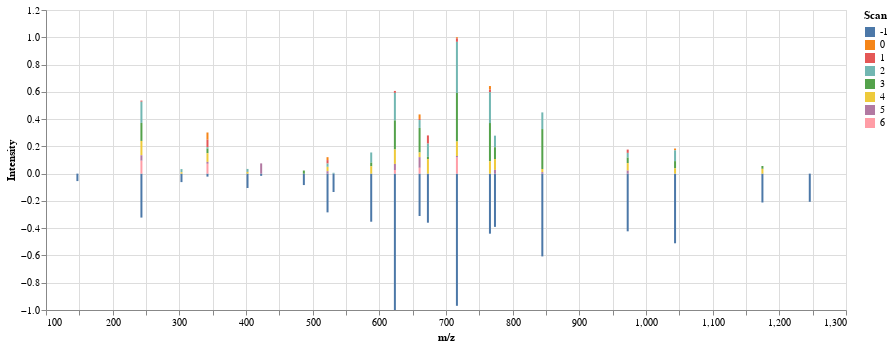

Here is the notebook cell this chart was saved with:
### Code cell
from showcase.mirror_plotting_2 import plot_mirror_2

plot_mirror_2(spectrum_slice, mz_library, intensity_library, )

### Figure 1 — Vega-Lite specification as saved in the notebook (floating-point values rounded to 4 significant figures; data arrays with more than 128 entries replaced by an {"elided": "..."} marker saying what was removed)
{"config": {"view": {"continuousWidth": 300, "continuousHeight": 300}}, "data": {"name": "data-c21d185fe0011b5a81d34d78fb46135f"}, "mark": {"type": "bar", "size": 2}, "encoding": {"color": {"field": "Scan", "type": "nominal"}, "x": {"bin": false, "field": "m/z", "type": "quantitative"}, "y": {"field": "Intensity", "stack": true, "type": "quantitative"}}, "height": 300, "width": 800, "$schema": "https://vega.github.io/schema/vega-lite/v5.20.1.json", "datasets": {"data-c21d185fe0011b5a81d34d78fb46135f": {"elided": "168 records"}}}
